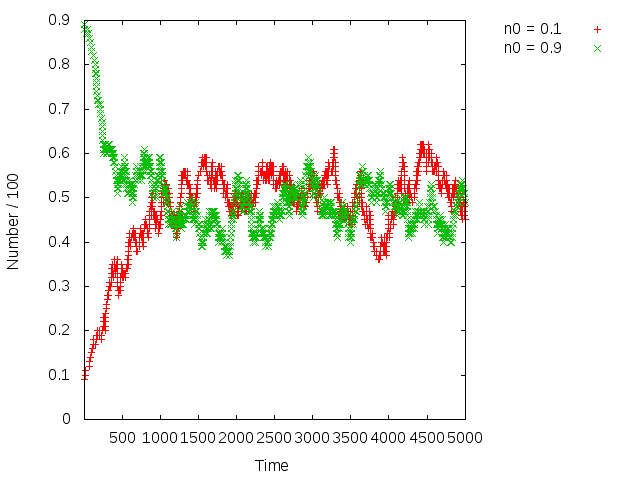

Here is the gnuplot script that generated this plot:
set terminal png
set output "plot.png"
set autoscale
set xtics 0, 500, 5000
set xlabel "Time"
set ylabel "Number / 100"
set key outside;
set key right top;
plot "data/out.dat" ps 1 title "n0 = 0.1", \
	"data/out_0p9.dat" ps 1 title "n0 = 0.9"
